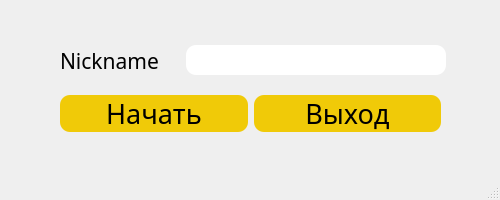
<?xml version="1.0" encoding="UTF-8"?>
<ui version="4.0">
 <class>MainWindow</class>
 <widget class="QMainWindow" name="MainWindow">
  <property name="enabled">
   <bool>true</bool>
  </property>
  <property name="geometry">
   <rect>
    <x>0</x>
    <y>0</y>
    <width>500</width>
    <height>200</height>
   </rect>
  </property>
  <property name="sizePolicy">
   <sizepolicy hsizetype="Fixed" vsizetype="Fixed">
    <horstretch>10</horstretch>
    <verstretch>20</verstretch>
   </sizepolicy>
  </property>
  <property name="minimumSize">
   <size>
    <width>500</width>
    <height>200</height>
   </size>
  </property>
  <property name="maximumSize">
   <size>
    <width>500</width>
    <height>200</height>
   </size>
  </property>
  <property name="windowTitle">
   <string>MainWindow</string>
  </property>
  <widget class="QWidget" name="centralwidget">
   <property name="font">
    <font>
     <family>Broadway</family>
     <pointsize>20</pointsize>
    </font>
   </property>
   <widget class="QWidget" name="layoutWidget_2">
    <property name="geometry">
     <rect>
      <x>60</x>
      <y>30</y>
      <width>386</width>
      <height>61</height>
     </rect>
    </property>
    <layout class="QHBoxLayout" name="horizontalLayout_2">
     <item>
      <widget class="QLabel" name="label_2">
       <property name="minimumSize">
        <size>
         <width>80</width>
         <height>30</height>
        </size>
       </property>
       <property name="font">
        <font>
         <family>Broadway</family>
         <pointsize>16</pointsize>
        </font>
       </property>
       <property name="text">
        <string>Nickname</string>
       </property>
      </widget>
     </item>
     <item>
      <widget class="QLineEdit" name="lineEdit">
       <property name="minimumSize">
        <size>
         <width>0</width>
         <height>30</height>
        </size>
       </property>
       <property name="maximumSize">
        <size>
         <width>260</width>
         <height>16777215</height>
        </size>
       </property>
       <property name="font">
        <font>
         <pointsize>-1</pointsize>
        </font>
       </property>
       <property name="styleSheet">
        <string notr="true">font-size: 18px;
border-radius: 10px;</string>
       </property>
      </widget>
     </item>
    </layout>
   </widget>
   <widget class="QLabel" name="backside">
    <property name="geometry">
     <rect>
      <x>0</x>
      <y>0</y>
      <width>500</width>
      <height>200</height>
     </rect>
    </property>
    <property name="minimumSize">
     <size>
      <width>500</width>
      <height>200</height>
     </size>
    </property>
    <property name="maximumSize">
     <size>
      <width>500</width>
      <height>200</height>
     </size>
    </property>
    <property name="font">
     <font>
      <family>Times New Roman</family>
      <pointsize>14</pointsize>
     </font>
    </property>
    <property name="contextMenuPolicy">
     <enum>Qt::NoContextMenu</enum>
    </property>
    <property name="text">
     <string/>
    </property>
    <property name="pixmap">
     <pixmap resource="../resourse.qrc">:/res/img/backside.jpg</pixmap>
    </property>
    <property name="scaledContents">
     <bool>true</bool>
    </property>
   </widget>
   <widget class="QWidget" name="layoutWidget">
    <property name="geometry">
     <rect>
      <x>0</x>
      <y>49</y>
      <width>501</width>
      <height>130</height>
     </rect>
    </property>
    <layout class="QHBoxLayout" name="horizontalLayout">
     <item>
      <spacer name="horizontalSpacer">
       <property name="orientation">
        <enum>Qt::Horizontal</enum>
       </property>
       <property name="sizeType">
        <enum>QSizePolicy::Fixed</enum>
       </property>
       <property name="sizeHint" stdset="0">
        <size>
         <width>60</width>
         <height>11</height>
        </size>
       </property>
      </spacer>
     </item>
     <item>
      <widget class="QPushButton" name="pushButton_2">
       <property name="minimumSize">
        <size>
         <width>40</width>
         <height>30</height>
        </size>
       </property>
       <property name="styleSheet">
        <string notr="true">background-color:#F0CA08;
border-radius:10;</string>
       </property>
       <property name="text">
        <string>Начать</string>
       </property>
      </widget>
     </item>
     <item>
      <widget class="QPushButton" name="pushButton">
       <property name="minimumSize">
        <size>
         <width>40</width>
         <height>30</height>
        </size>
       </property>
       <property name="font">
        <font>
         <family>Broadway</family>
         <pointsize>20</pointsize>
        </font>
       </property>
       <property name="mouseTracking">
        <bool>true</bool>
       </property>
       <property name="tabletTracking">
        <bool>true</bool>
       </property>
       <property name="styleSheet">
        <string notr="true">background-color:#F0CA08;
border-radius:10;
</string>
       </property>
       <property name="text">
        <string>Выход</string>
       </property>
      </widget>
     </item>
     <item>
      <spacer name="horizontalSpacer_2">
       <property name="orientation">
        <enum>Qt::Horizontal</enum>
       </property>
       <property name="sizeType">
        <enum>QSizePolicy::Fixed</enum>
       </property>
       <property name="sizeHint" stdset="0">
        <size>
         <width>60</width>
         <height>128</height>
        </size>
       </property>
      </spacer>
     </item>
    </layout>
   </widget>
   <zorder>backside</zorder>
   <zorder>layoutWidget_2</zorder>
   <zorder>layoutWidget</zorder>
  </widget>
  <widget class="QMenuBar" name="menubar">
   <property name="geometry">
    <rect>
     <x>0</x>
     <y>0</y>
     <width>500</width>
     <height>21</height>
    </rect>
   </property>
  </widget>
  <widget class="QStatusBar" name="statusbar"/>
 </widget>
 <resources>
  <include location="../resourse.qrc"/>
 </resources>
 <connections/>
</ui>
